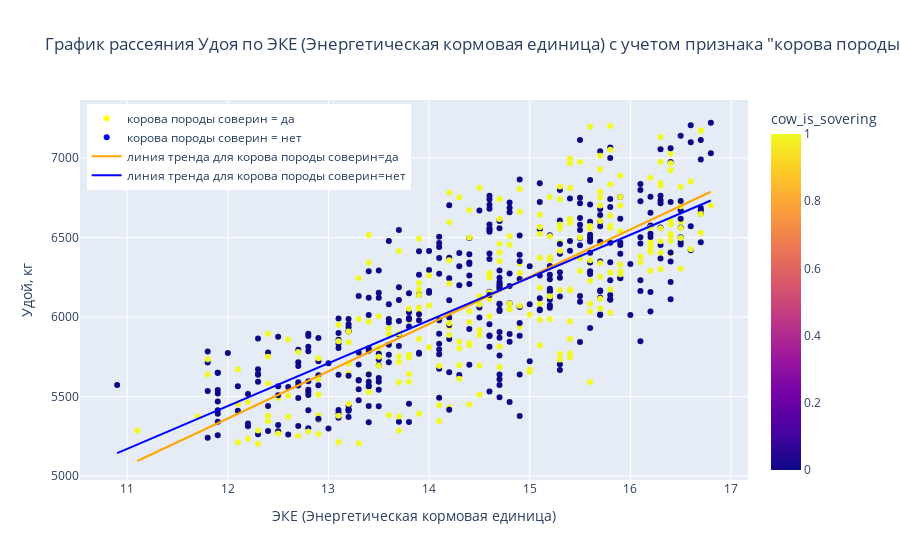
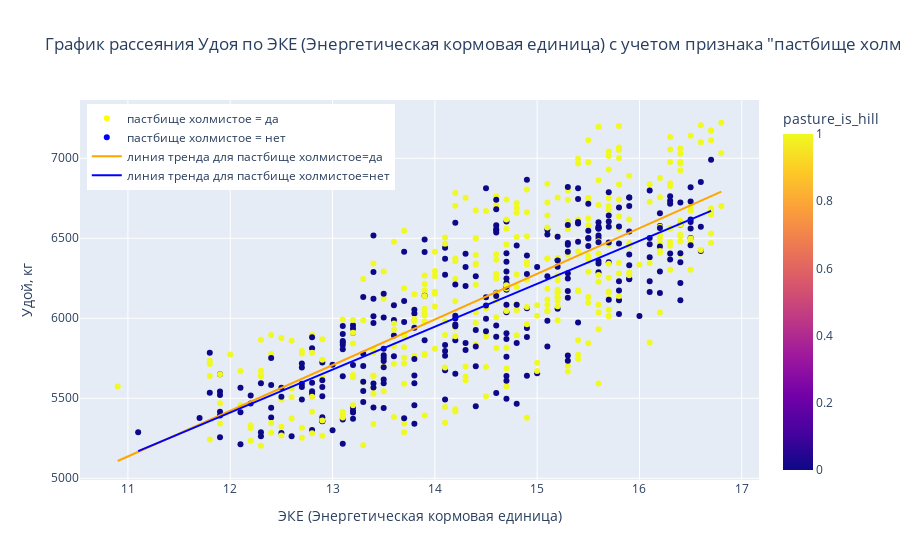
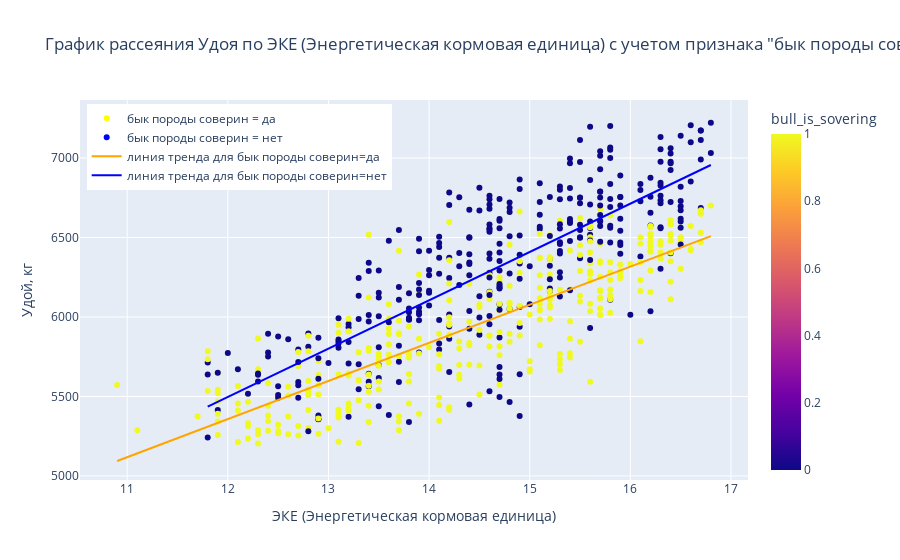
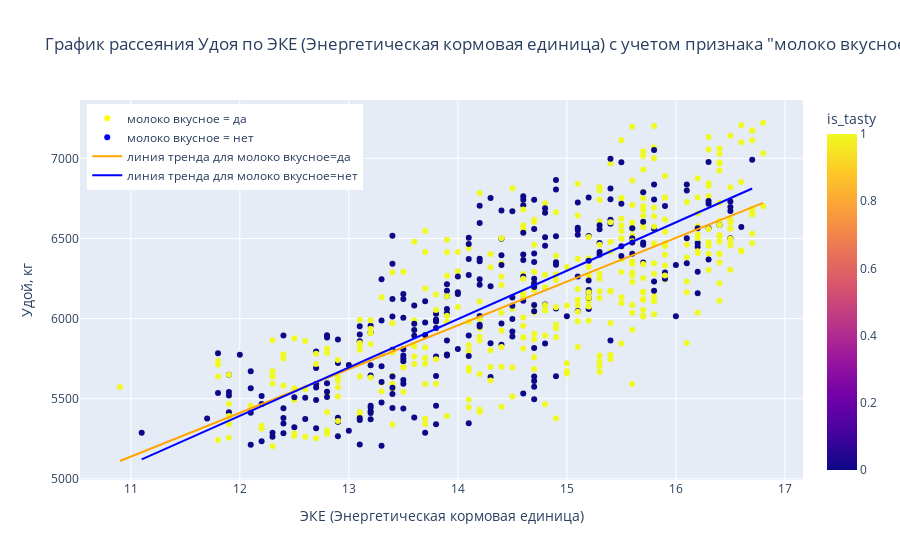

Here is the notebook cell these charts were saved with, in order:
### Markdown cell above
Запускаем цикл построения графиков

### Code cell
for col_1 in numeric_columns+discrete_columns:  # цикл по числовым признакам
    if col_1 == 'milk_yield_kg': continue       # диаграмма рассеяния бессмысленна для зависимости удоя от удоя
    
    for col_2 in categorical_columns:           # цикл по категориальным признакам
        if col_2=='bull_name':
            plot_scatter_for_df_2(some_df= ferma_df, 
                            num_feat=col_1, 
                            cat_feat=col_2,
                            target_feature='milk_yield_kg')

        else: 
            plot_scatter_for_df(some_df= ferma_df, 
                            num_feat=col_1, 
                            cat_feat=col_2,
                            target_feature='milk_yield_kg')

### Figure 1 — Plotly figure (JSON) as saved in the notebook; plotly's stock layout.template omitted (floating-point values rounded to 4 significant figures; data arrays with more than 128 entries replaced by an {"elided": "..."} marker saying what was removed)
{"data": [{"hovertemplate": "ЭКЕ (Энергетическая кормовая единица)=%{x}<br>Удой, кг=%{y}<br>cow_is_sovering=%{marker.color}<extra></extra>", "legendgroup": "", "marker": {"color": {"elided": "628 int values"}, "coloraxis": "coloraxis", "symbol": "circle"}, "mode": "markers", "name": "", "orientation": "v", "showlegend": false, "type": "scatter", "x": {"elided": "628 float values"}, "xaxis": "x", "y": {"elided": "628 int values"}, "yaxis": "y"}, {"hovertemplate": "<b>OLS trendline</b><br>milk_yield_kg = 296.956 * energy_feed_unity + 1799.32<br>R<sup>2</sup>=0.577460<br><br>energy_feed_unity=%{x}<br>milk_yield_kg=%{y} <b>(trend)</b><extra></extra>", "legendgroup": "", "line": {"color": "orange"}, "marker": {"color": "#636efa", "symbol": "circle"}, "mode": "lines", "name": "", "showlegend": false, "type": "scatter", "x": {"elided": "256 float values"}, "xaxis": "x", "y": {"elided": "256 float values"}, "yaxis": "y"}, {"hovertemplate": "<b>OLS trendline</b><br>milk_yield_kg = 269.208 * energy_feed_unity + 2210.8<br>R<sup>2</sup>=0.590688<br><br>energy_feed_unity=%{x}<br>milk_yield_kg=%{y} <b>(trend)</b><extra></extra>", "legendgroup": "", "line": {"color": "blue"}, "marker": {"color": "#636efa", "symbol": "circle"}, "mode": "lines", "name": "", "showlegend": false, "type": "scatter", "x": {"elided": "372 float values"}, "xaxis": "x", "y": {"elided": "372 float values"}, "yaxis": "y"}, {"marker": {"color": "yellow"}, "mode": "markers", "name": "корова породы соверин = да", "showlegend": true, "type": "scatter", "x": [null], "y": [null]}, {"marker": {"color": "blue"}, "mode": "markers", "name": "корова породы соверин = нет", "showlegend": true, "type": "scatter", "x": [null], "y": [null]}, {"marker": {"color": "orange"}, "mode": "lines", "name": "линия тренда для корова породы соверин=да", "showlegend": true, "type": "scatter", "x": [null], "y": [null]}, {"marker": {"color": "blue"}, "mode": "lines", "name": "линия тренда для корова породы соверин=нет", "showlegend": true, "type": "scatter", "x": [null], "y": [null]}], "layout": {"coloraxis": {"colorbar": {"title": {"text": "cow_is_sovering"}}, "colorscale": [[0, "#0d0887"], [0.1111, "#46039f"], [0.2222, "#7201a8"], [0.3333, "#9c179e"], [0.4444, "#bd3786"], [0.5556, "#d8576b"], [0.6667, "#ed7953"], [0.7778, "#fb9f3a"], [0.8889, "#fdca26"], [1, "#f0f921"]]}, "legend": {"tracegroupgap": 0, "x": 0.01, "xanchor": "left", "y": 0.99, "yanchor": "top"}, "title": {"text": "График рассеяния Удоя по ЭКЕ (Энергетическая кормовая единица) с учетом признака \"корова породы соверин\""}, "xaxis": {"anchor": "y", "domain": [0, 1], "title": {"text": "ЭКЕ (Энергетическая кормовая единица)"}}, "yaxis": {"anchor": "x", "domain": [0, 1], "title": {"text": "Удой, кг"}}}}

### Figure 2 — Plotly figure (JSON) as saved in the notebook; plotly's stock layout.template omitted (floating-point values rounded to 4 significant figures; data arrays with more than 128 entries replaced by an {"elided": "..."} marker saying what was removed)
{"data": [{"hovertemplate": "ЭКЕ (Энергетическая кормовая единица)=%{x}<br>Удой, кг=%{y}<br>pasture_is_hill=%{marker.color}<extra></extra>", "legendgroup": "", "marker": {"color": {"elided": "628 int values"}, "coloraxis": "coloraxis", "symbol": "circle"}, "mode": "markers", "name": "", "orientation": "v", "showlegend": false, "type": "scatter", "x": {"elided": "628 float values"}, "xaxis": "x", "y": {"elided": "628 int values"}, "yaxis": "y"}, {"hovertemplate": "<b>OLS trendline</b><br>milk_yield_kg = 285.304 * energy_feed_unity + 1998.1<br>R<sup>2</sup>=0.556445<br><br>energy_feed_unity=%{x}<br>milk_yield_kg=%{y} <b>(trend)</b><extra></extra>", "legendgroup": "", "line": {"color": "orange"}, "marker": {"color": "#636efa", "symbol": "circle"}, "mode": "lines", "name": "", "showlegend": false, "type": "scatter", "x": {"elided": "350 float values"}, "xaxis": "x", "y": {"elided": "350 float values"}, "yaxis": "y"}, {"hovertemplate": "<b>OLS trendline</b><br>milk_yield_kg = 268.207 * energy_feed_unity + 2192.57<br>R<sup>2</sup>=0.621761<br><br>energy_feed_unity=%{x}<br>milk_yield_kg=%{y} <b>(trend)</b><extra></extra>", "legendgroup": "", "line": {"color": "blue"}, "marker": {"color": "#636efa", "symbol": "circle"}, "mode": "lines", "name": "", "showlegend": false, "type": "scatter", "x": {"elided": "278 float values"}, "xaxis": "x", "y": {"elided": "278 float values"}, "yaxis": "y"}, {"marker": {"color": "yellow"}, "mode": "markers", "name": "пастбище холмистое = да", "showlegend": true, "type": "scatter", "x": [null], "y": [null]}, {"marker": {"color": "blue"}, "mode": "markers", "name": "пастбище холмистое = нет", "showlegend": true, "type": "scatter", "x": [null], "y": [null]}, {"marker": {"color": "orange"}, "mode": "lines", "name": "линия тренда для пастбище холмистое=да", "showlegend": true, "type": "scatter", "x": [null], "y": [null]}, {"marker": {"color": "blue"}, "mode": "lines", "name": "линия тренда для пастбище холмистое=нет", "showlegend": true, "type": "scatter", "x": [null], "y": [null]}], "layout": {"coloraxis": {"colorbar": {"title": {"text": "pasture_is_hill"}}, "colorscale": [[0, "#0d0887"], [0.1111, "#46039f"], [0.2222, "#7201a8"], [0.3333, "#9c179e"], [0.4444, "#bd3786"], [0.5556, "#d8576b"], [0.6667, "#ed7953"], [0.7778, "#fb9f3a"], [0.8889, "#fdca26"], [1, "#f0f921"]]}, "legend": {"tracegroupgap": 0, "x": 0.01, "xanchor": "left", "y": 0.99, "yanchor": "top"}, "title": {"text": "График рассеяния Удоя по ЭКЕ (Энергетическая кормовая единица) с учетом признака \"пастбище холмистое\""}, "xaxis": {"anchor": "y", "domain": [0, 1], "title": {"text": "ЭКЕ (Энергетическая кормовая единица)"}}, "yaxis": {"anchor": "x", "domain": [0, 1], "title": {"text": "Удой, кг"}}}}

### Figure 3 — Plotly figure (JSON) as saved in the notebook; plotly's stock layout.template omitted (floating-point values rounded to 4 significant figures; data arrays with more than 128 entries replaced by an {"elided": "..."} marker saying what was removed)
{"data": [{"hovertemplate": "ЭКЕ (Энергетическая кормовая единица)=%{x}<br>Удой, кг=%{y}<br>bull_is_sovering=%{marker.color}<extra></extra>", "legendgroup": "", "marker": {"color": {"elided": "628 int values"}, "coloraxis": "coloraxis", "symbol": "circle"}, "mode": "markers", "name": "", "orientation": "v", "showlegend": false, "type": "scatter", "x": {"elided": "628 float values"}, "xaxis": "x", "y": {"elided": "628 int values"}, "yaxis": "y"}, {"hovertemplate": "<b>OLS trendline</b><br>milk_yield_kg = 239.764 * energy_feed_unity + 2480.71<br>R<sup>2</sup>=0.668374<br><br>energy_feed_unity=%{x}<br>milk_yield_kg=%{y} <b>(trend)</b><extra></extra>", "legendgroup": "", "line": {"color": "orange"}, "marker": {"color": "#636efa", "symbol": "circle"}, "mode": "lines", "name": "", "showlegend": false, "type": "scatter", "x": {"elided": "311 float values"}, "xaxis": "x", "y": {"elided": "311 float values"}, "yaxis": "y"}, {"hovertemplate": "<b>OLS trendline</b><br>milk_yield_kg = 304.106 * energy_feed_unity + 1847.36<br>R<sup>2</sup>=0.615885<br><br>energy_feed_unity=%{x}<br>milk_yield_kg=%{y} <b>(trend)</b><extra></extra>", "legendgroup": "", "line": {"color": "blue"}, "marker": {"color": "#636efa", "symbol": "circle"}, "mode": "lines", "name": "", "showlegend": false, "type": "scatter", "x": {"elided": "317 float values"}, "xaxis": "x", "y": {"elided": "317 float values"}, "yaxis": "y"}, {"marker": {"color": "yellow"}, "mode": "markers", "name": "бык породы соверин = да", "showlegend": true, "type": "scatter", "x": [null], "y": [null]}, {"marker": {"color": "blue"}, "mode": "markers", "name": "бык породы соверин = нет", "showlegend": true, "type": "scatter", "x": [null], "y": [null]}, {"marker": {"color": "orange"}, "mode": "lines", "name": "линия тренда для бык породы соверин=да", "showlegend": true, "type": "scatter", "x": [null], "y": [null]}, {"marker": {"color": "blue"}, "mode": "lines", "name": "линия тренда для бык породы соверин=нет", "showlegend": true, "type": "scatter", "x": [null], "y": [null]}], "layout": {"coloraxis": {"colorbar": {"title": {"text": "bull_is_sovering"}}, "colorscale": [[0, "#0d0887"], [0.1111, "#46039f"], [0.2222, "#7201a8"], [0.3333, "#9c179e"], [0.4444, "#bd3786"], [0.5556, "#d8576b"], [0.6667, "#ed7953"], [0.7778, "#fb9f3a"], [0.8889, "#fdca26"], [1, "#f0f921"]]}, "legend": {"tracegroupgap": 0, "x": 0.01, "xanchor": "left", "y": 0.99, "yanchor": "top"}, "title": {"text": "График рассеяния Удоя по ЭКЕ (Энергетическая кормовая единица) с учетом признака \"бык породы соверин\""}, "xaxis": {"anchor": "y", "domain": [0, 1], "title": {"text": "ЭКЕ (Энергетическая кормовая единица)"}}, "yaxis": {"anchor": "x", "domain": [0, 1], "title": {"text": "Удой, кг"}}}}

### Figure 4 — Plotly figure (JSON) as saved in the notebook; plotly's stock layout.template omitted (floating-point values rounded to 4 significant figures; data arrays with more than 128 entries replaced by an {"elided": "..."} marker saying what was removed)
{"data": [{"hovertemplate": "ЭКЕ (Энергетическая кормовая единица)=%{x}<br>Удой, кг=%{y}<br>is_tasty=%{marker.color}<extra></extra>", "legendgroup": "", "marker": {"color": {"elided": "628 int values"}, "coloraxis": "coloraxis", "symbol": "circle"}, "mode": "markers", "name": "", "orientation": "v", "showlegend": false, "type": "scatter", "x": {"elided": "628 float values"}, "xaxis": "x", "y": {"elided": "628 int values"}, "yaxis": "y"}, {"hovertemplate": "<b>OLS trendline</b><br>milk_yield_kg = 272.951 * energy_feed_unity + 2136.12<br>R<sup>2</sup>=0.563195<br><br>energy_feed_unity=%{x}<br>milk_yield_kg=%{y} <b>(trend)</b><extra></extra>", "legendgroup": "", "line": {"color": "orange"}, "marker": {"color": "#636efa", "symbol": "circle"}, "mode": "lines", "name": "", "showlegend": false, "type": "scatter", "x": {"elided": "370 float values"}, "xaxis": "x", "y": {"elided": "370 float values"}, "yaxis": "y"}, {"hovertemplate": "<b>OLS trendline</b><br>milk_yield_kg = 301.8 * energy_feed_unity + 1771.71<br>R<sup>2</sup>=0.615011<br><br>energy_feed_unity=%{x}<br>milk_yield_kg=%{y} <b>(trend)</b><extra></extra>", "legendgroup": "", "line": {"color": "blue"}, "marker": {"color": "#636efa", "symbol": "circle"}, "mode": "lines", "name": "", "showlegend": false, "type": "scatter", "x": {"elided": "258 float values"}, "xaxis": "x", "y": {"elided": "258 float values"}, "yaxis": "y"}, {"marker": {"color": "yellow"}, "mode": "markers", "name": "молоко вкусное = да", "showlegend": true, "type": "scatter", "x": [null], "y": [null]}, {"marker": {"color": "blue"}, "mode": "markers", "name": "молоко вкусное = нет", "showlegend": true, "type": "scatter", "x": [null], "y": [null]}, {"marker": {"color": "orange"}, "mode": "lines", "name": "линия тренда для молоко вкусное=да", "showlegend": true, "type": "scatter", "x": [null], "y": [null]}, {"marker": {"color": "blue"}, "mode": "lines", "name": "линия тренда для молоко вкусное=нет", "showlegend": true, "type": "scatter", "x": [null], "y": [null]}], "layout": {"coloraxis": {"colorbar": {"title": {"text": "is_tasty"}}, "colorscale": [[0, "#0d0887"], [0.1111, "#46039f"], [0.2222, "#7201a8"], [0.3333, "#9c179e"], [0.4444, "#bd3786"], [0.5556, "#d8576b"], [0.6667, "#ed7953"], [0.7778, "#fb9f3a"], [0.8889, "#fdca26"], [1, "#f0f921"]]}, "legend": {"tracegroupgap": 0, "x": 0.01, "xanchor": "left", "y": 0.99, "yanchor": "top"}, "title": {"text": "График рассеяния Удоя по ЭКЕ (Энергетическая кормовая единица) с учетом признака \"молоко вкусное\""}, "xaxis": {"anchor": "y", "domain": [0, 1], "title": {"text": "ЭКЕ (Энергетическая кормовая единица)"}}, "yaxis": {"anchor": "x", "domain": [0, 1], "title": {"text": "Удой, кг"}}}}
